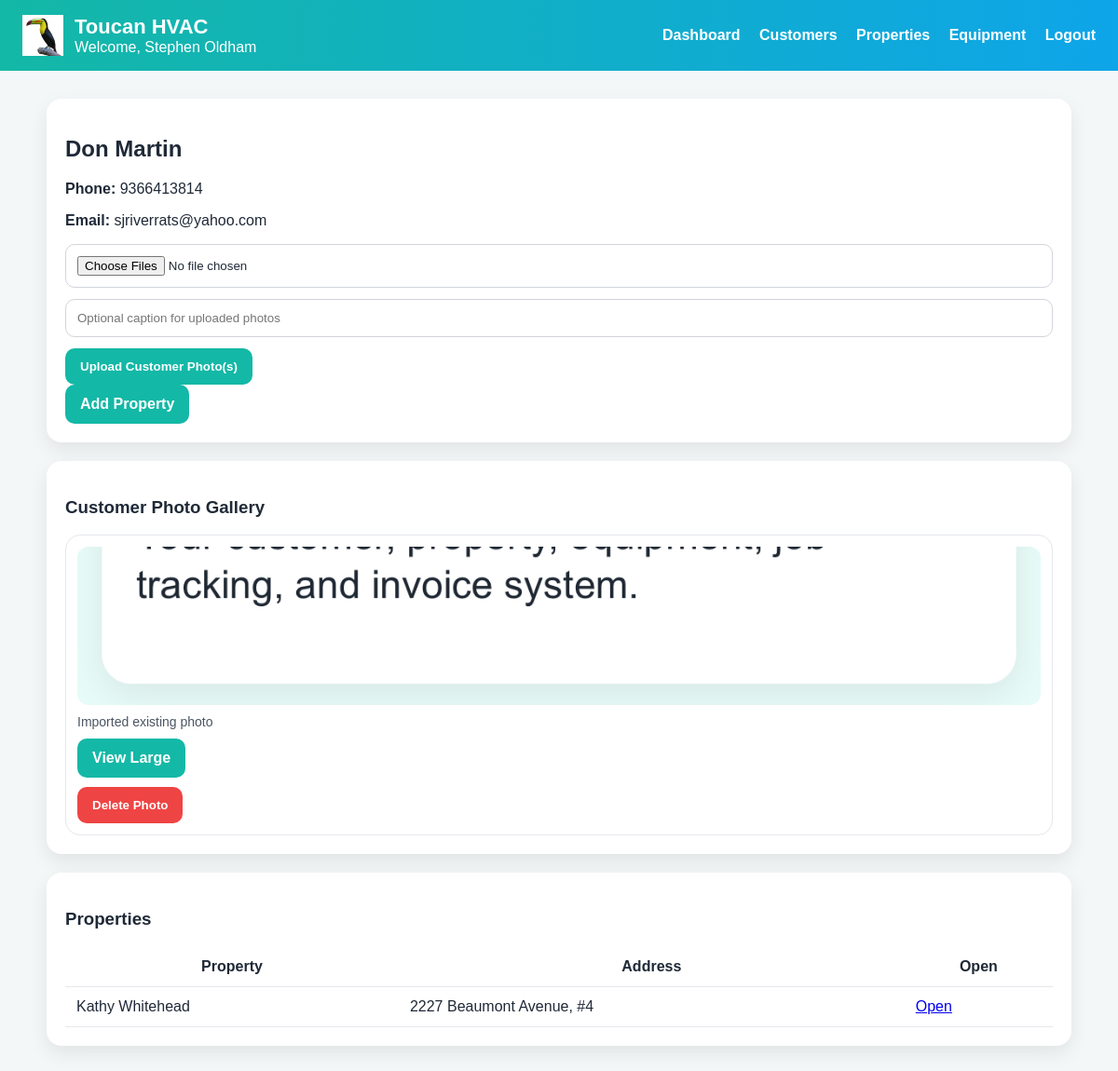
The page /customers/2 (signed in) on the database its author committed.
### app.py (models this page shows, shortened)
class User(db.Model):
    id = db.Column(db.Integer, primary_key=True)
    name = db.Column(db.String(120), nullable=False)
    email = db.Column(db.String(120), unique=True, nullable=False)
    password_hash = db.Column(db.String(255), nullable=False)
    role = db.Column(db.String(50), default="admin", nullable=False)

class Customer(db.Model):
    id = db.Column(db.Integer, primary_key=True)
    first_name = db.Column(db.String(120), nullable=False)
    last_name = db.Column(db.String(120), nullable=False)
    phone = db.Column(db.String(50))
    email = db.Column(db.String(120))

class CustomerPhoto(db.Model):
    id = db.Column(db.Integer, primary_key=True)
    customer_id = db.Column(db.Integer, db.ForeignKey("customer.id"), nullable=False)
    filename = db.Column(db.String(255), nullable=False)
    caption = db.Column(db.String(255))
    latitude = db.Column(db.Float)
    longitude = db.Column(db.Float)
    uploaded_at = db.Column(db.DateTime, default=datetime.utcnow, nullable=False)

class Property(db.Model):
    id = db.Column(db.Integer, primary_key=True)
    property_name = db.Column(db.String(120), nullable=False)
    address = db.Column(db.String(200), nullable=False)
    customer_id = db.Column(db.Integer, db.ForeignKey("customer.id"), nullable=False)

### app.py (the view)
@app.route("/customers/<int:customer_id>")
@login_required
def customer_detail(customer_id):
    customer = Customer.query.get_or_404(customer_id)
    properties = Property.query.filter_by(customer_id=customer.id).order_by(Property.id.desc()).all()
    photos = CustomerPhoto.query.filter_by(customer_id=customer.id).order_by(CustomerPhoto.id.desc()).all()
    return render_template(
        "customer_detail.html",
        user=current_user(),
        customer=customer,
        properties=properties,
        photos=photos
    )

### app.py (called while the page is built)
def current_user():
    user_id = session.get("user_id")
    if not user_id:
        return None
    return db.session.get(User, user_id)

def login_required(f):
    @wraps(f)
    def wrapper(*args, **kwargs):
        if not current_user():
            flash("Please log in.")
            return redirect(url_for("login"))
        return f(*args, **kwargs)
    return wrapper

### templates/customer_detail.html (shortened to what this page needs)
{% extends "base.html" %}
{% block content %}
<section class="card">
  <h2>{{ customer.first_name }} {{ customer.last_name }}</h2>
  <p><strong>Phone:</strong> {{ customer.phone or "" }}</p>
  <p><strong>Email:</strong> {{ customer.email or "" }}</p>
  <form method="post" action="{{ url_for('upload_customer_photos', customer_id=customer.id) }}" enctype="multipart/form-data">
    <input type="file" name="photos" accept="image/*" multiple required>
    <input type="text" name="caption" placeholder="Optional caption for uploaded photos">
    <button class="primary-btn" type="submit">Upload Customer Photo(s)</button>
  </form>
  <a class="primary-btn" href="{{ url_for('create_property', customer_id=customer.id) }}">Add Property</a>
</section>
<section class="card">
  <h3>Customer Photo Gallery</h3>
  {% if photos %}
    <div style="display:grid;grid-template-columns:repeat(auto-fit,minmax(170px,1fr));gap:16px;">
      {% for photo in photos %}
      <div style="background:#ffffff;border:1px solid #e5e7eb;border-radius:16px;padding:12px;">
        <a href="{{ url_for('customer_photo_view', photo_id=photo.id) }}" style="text-decoration:none;">
          <img
            src="{{ url_for('static', filename='uploads/' + photo.filename) }}"
            style="width:100%;height:170px;object-fit:cover;border-radius:12px;display:block;"
          >
        </a>
        <div style="margin-top:10px;font-size:14px;color:#4b5563;">
          {{ photo.caption or "No caption" }}
        </div>
        <div style="margin-top:10px;">
          <a class="primary-btn" href="{{ url_for('customer_photo_view', photo_id=photo.id) }}">View Large</a>
        </div>
        <form method="post" action="{{ url_for('delete_customer_photo', photo_id=photo.id) }}" style="margin-top:10px;">
          <button class="primary-btn" type="submit" style="background:#ef4444;">Delete Photo</button>
        </form>
      </div>
      {% endfor %}
    </div>
  {% else %}
    <p>No customer photos yet.</p>
  {% endif %}
</section>
<section class="card">
  <h3>Properties</h3>
  <table>
    <thead>
      <tr>
        <th>Property</th>
        <th>Address</th>
        <th>Open</th>
      </tr>
    </thead>
    <tbody>
      {% for property in properties %}
      <tr>
        <td>{{ property.property_name }}</td>
        <td>{{ property.address }}</td>
        <td><a href="{{ url_for('property_detail', property_id=property.id) }}">Open</a></td>
      </tr>
      {% else %}
      <tr><td colspan="3">No properties yet.</td></tr>
      {% endfor %}
    </tbody>
  </table>
</section>
{% endblock %}

### templates/base.html (shortened to what this page needs)
<!doctype html>
<html>
<head>
  <link rel="stylesheet" href="{{ url_for('static', filename='style.css') }}">
</head>
<body>
  <header class="topbar">
    <div class="brand">
      <img src="{{ url_for('static', filename='logo.png') }}" class="logo" onerror="this.style.display='none'">
      <div>
        <div class="brand-title">Toucan HVAC</div>
        <div class="brand-subtitle">Welcome, {{ user.name if user else 'Guest' }}</div>
      </div>
    </div>
    <nav class="tabs">
      <a href="{{ url_for('home') }}">Dashboard</a>
      <a href="{{ url_for('customers') }}">Customers</a>
      <a href="{{ url_for('properties') }}">Properties</a>
      <a href="{{ url_for('equipment') }}">Equipment</a>
      <a href="{{ url_for('logout') }}">Logout</a>
    </nav>
  </header>
  <main class="page-wrap">
    {% block content %}{% endblock %}
  </main>
</body>
</html>

### static/style.css (style rules this page uses)
body { margin: 0; font-family: Arial, sans-serif; background: #f4f7f8; color: #1f2937; }
.topbar { background: linear-gradient(90deg, #14b8a6, #0ea5e9); padding: 16px 24px; display: flex; justify-content: space-between; align-items: center; color: white; }
.brand { display: flex; align-items: center; gap: 12px; }
.logo { height: 44px; }
.brand-title { font-size: 22px; font-weight: bold; }
.tabs a { color: white; text-decoration: none; margin-left: 16px; font-weight: bold; }
.page-wrap { max-width: 1100px; margin: 30px auto; padding: 0 16px; }
.card, .hero-card, .stat-card { background: white; border-radius: 16px; padding: 20px; margin-bottom: 20px; box-shadow: 0 8px 20px rgba(0,0,0,0.08); }
.primary-btn, .quick-action-btn { display: inline-block; background: #14b8a6; color: white; padding: 12px 16px; border-radius: 10px; text-decoration: none; font-weight: bold; border: none; cursor: pointer; }
input, select, textarea { width: 100%; padding: 12px; border-radius: 10px; border: 1px solid #d1d5db; margin-bottom: 12px; box-sizing: border-box; }
table { width: 100%; border-collapse: collapse; }
th, td { padding: 12px; border-bottom: 1px solid #e5e7eb; }

### rows shown on the page
User: name "Stephen Oldham"
Customer: first_name "Don", last_name "Martin", phone "9366413814", email "sjriverrats@yahoo.com"
CustomerPhoto: filename (picture), caption "Imported existing photo"
Property: property_name "Kathy Whitehead", address "2227 Beaumont Avenue, #4"
